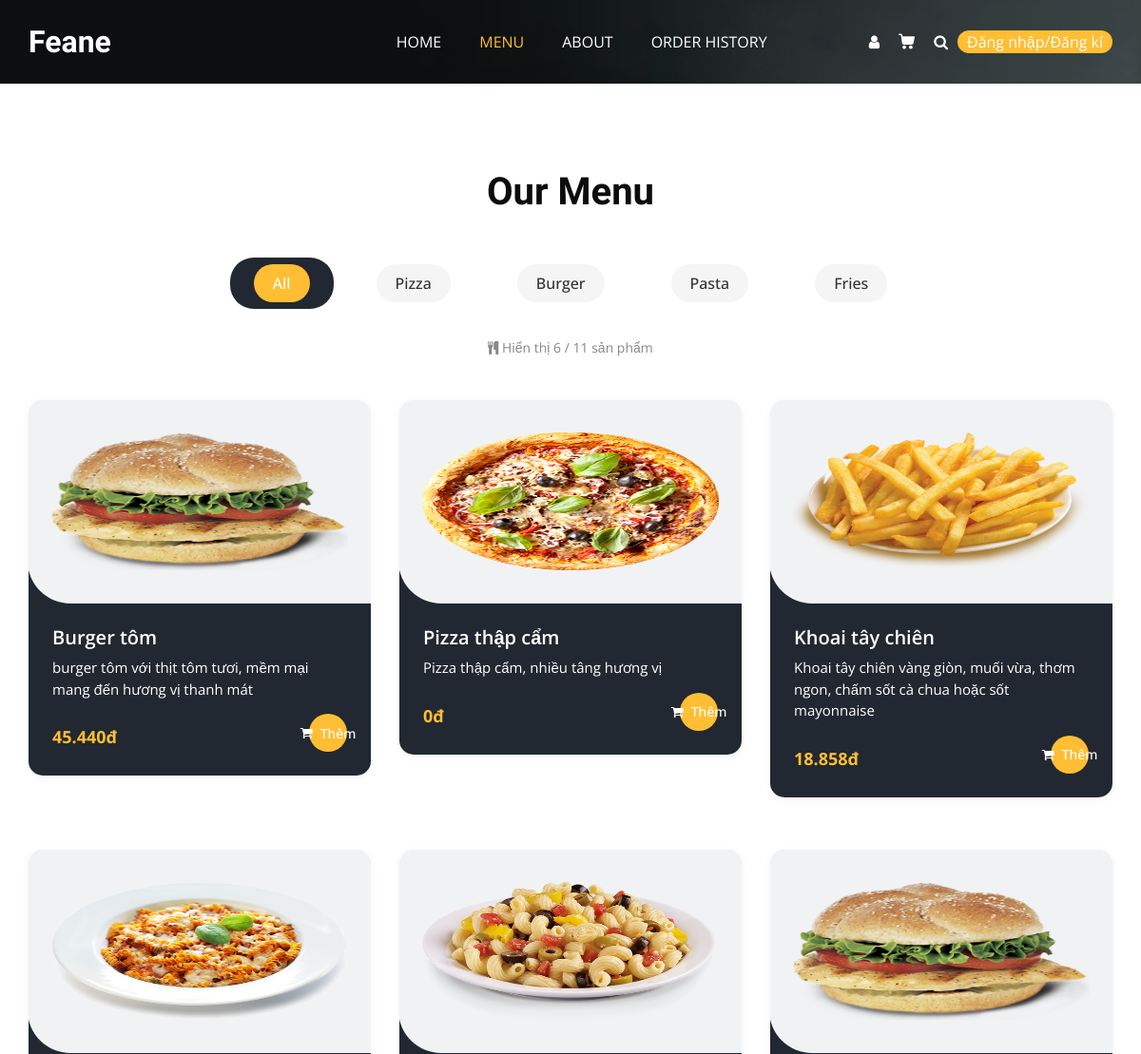
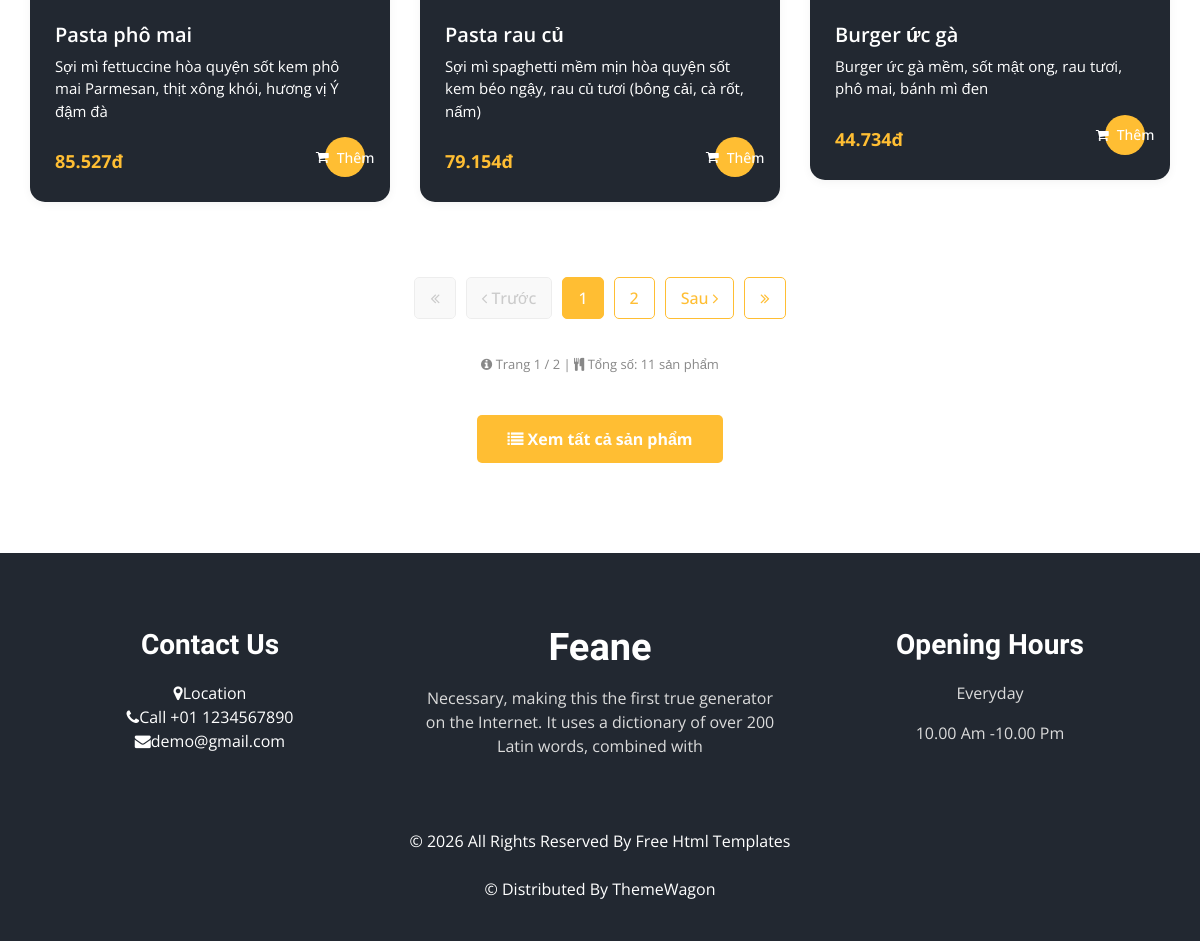
Page /menu.php on the committed database (2 pictures, top to bottom).
### tables this page shows
CREATE TABLE `categories` (
  `id` int(11) NOT NULL,
  `name` varchar(100) NOT NULL,
  `description` text DEFAULT NULL,
  `image` varchar(255) DEFAULT NULL,
  `status` enum('active','inactive') DEFAULT 'active',
  `created_at` timestamp NOT NULL DEFAULT current_timestamp(),
  `updated_at` timestamp NOT NULL DEFAULT current_timestamp() ON UPDATE current_timestamp()
);

CREATE TABLE `products` (
  `id` int(11) NOT NULL,
  `code` varchar(20) NOT NULL,
  `name` varchar(200) NOT NULL,
  `category_id` int(11) NOT NULL,
  `description` text DEFAULT NULL,
  `image` varchar(255) DEFAULT NULL,
  `cost_price` decimal(10,2) NOT NULL,
  `selling_price` decimal(10,2) NOT NULL,
  `stock_quantity` int(11) DEFAULT 0,
  `status` enum('active','inactive') DEFAULT 'active',
  `created_at` timestamp NOT NULL DEFAULT current_timestamp(),
  `updated_at` timestamp NOT NULL DEFAULT current_timestamp() ON UPDATE current_timestamp(),
  `profit_percentage` int(11) DEFAULT NULL
);

### menu.php (the view, shortened to what this page needs)
<?php
require_once __DIR__ . '/includes/db_connection.php';
$page = isset($_GET['page']) ? (int)$_GET['page'] : 1;
$category_slug = isset($_GET['category']) ? $_GET['category'] : 'all';
$limit = 6;
$offset = ($page - 1) * $limit;
$categories_stmt = $pdo->query("SELECT * FROM categories WHERE status = 'active' ORDER BY id ASC");
$categories = $categories_stmt->fetchAll(PDO::FETCH_ASSOC);
$current_category_name = 'All';
$where_clause = "WHERE p.status = 'active'";
$params = [];
$count_stmt = $pdo->prepare("SELECT COUNT(*) FROM products p $where_clause");
$count_stmt->execute($params);
$total_products = $count_stmt->fetchColumn();
$total_pages = max(1, ceil($total_products / $limit));
$sql = "SELECT p.id, p.name, p.description, p.image, p.category_id,
               (p.cost_price * (1 + p.profit_percentage/100)) AS selling_price
        FROM products p
        $where_clause
        ORDER BY p.id DESC
        LIMIT $limit OFFSET $offset";
$stmt = $pdo->prepare($sql);
$stmt->execute($params);
$products = $stmt->fetchAll(PDO::FETCH_ASSOC);
$is_logged_in = isset($_SESSION['user_id']);
$user_info = null;
?>
<!DOCTYPE html>
<html>
<head>
  <link rel="stylesheet" type="text/css" href="css/bootstrap.css" />
  <link rel="stylesheet" type="text/css" href="https://cdnjs.cloudflare.com/ajax/libs/OwlCarousel2/2.3.4/assets/owl.carousel.min.css" />
  <link rel="stylesheet" href="https://cdnjs.cloudflare.com/ajax/libs/jquery-nice-select/1.1.0/css/nice-select.min.css" />
  <link href="css/font-awesome.min.css" rel="stylesheet" />
  <link href="css/style.css" rel="stylesheet" />
  <link href="css/responsive.css" rel="stylesheet" />
</head>
<body class="sub_page">
<div class="hero_area">
  <div class="bg-box">
    <img src="images/hero-bg.jpg" alt="">
  </div>
  <header class="header_section">
    <div class="container">
      <nav class="navbar navbar-expand-lg custom_nav-container">
        <a class="navbar-brand" href="index.php">
          <span>
            Feane
          </span>
        </a>
        <div class="collapse navbar-collapse" id="navbarSupportedContent">
          <ul class="navbar-nav mx-auto">
            <li class="nav-item">
              <a class="nav-link" href="index.php">Home</a>
            </li>
            <li class="nav-item active">
              <a class="nav-link" href="menu.php">Menu <span class="sr-only">(current)</span></a>
            </li>
            <li class="nav-item">
              <a class="nav-link" href="about.php">About</a>
            </li>
            <li class="nav-item">
              <a class="nav-link" href="order_history.php">Order History</a>
            </li>
          </ul>
          <div class="user_option">
            <?php if ($is_logged_in && $user_info): ?>
              <div class="user-dropdown">
                <button class="user-dropdown-btn" id="userDropdownBtn">
                  <div class="user-icon">
                    <?= strtoupper(substr($user_info['full_name'] ?? $user_info['username'], 0, 1)) ?>
                  </div>
                  <span class="user-name">
                    <?= htmlspecialchars($user_info['full_name'] ?: $user_info['username']) ?>
                  </span>
                  <i class="fa fa-chevron-down" style="color: white; font-size: 12px;"></i>
                </button>
                <div class="dropdown-menu-custom" id="userDropdownMenu">
                  <div class="dropdown-header">
                    <div class="dropdown-header-icon">
                      <?= strtoupper(substr($user_info['full_name'] ?? $user_info['username'], 0, 1)) ?>
                    </div>
                    <div class="dropdown-header-info">
                      <h6><?= htmlspecialchars($user_info['full_name'] ?: $user_info['username']) ?></h6>
                      <p><?= htmlspecialchars($user_info['email']) ?></p>
                    </div>
                  </div>
                  <a href="user/profile.php" class="dropdown-item-custom">
                    <i class="fa fa-user"></i>
                    <span>Thông tin tài khoản</span>
                  </a>
                </div>
              </div>
            <?php else: ?>
              <a href="user/login.php" class="user_link">
                <i class="fa fa-user" aria-hidden="true"></i>
              </a>
            <?php endif; ?>
            <a class="cart_link" href="cart.php">
            </a>
            <a href="search.php" class="btn nav_search-btn">
              <i class="fa fa-search" aria-hidden="true"></i>
            </a>
            <div class="order_online">
              <?php if ($is_logged_in): ?>
                <a href="user/logout.php" style="color: white;">
                  Đăng xuất
                </a>
              <?php else: ?>
                <a href="user/login.php" style="color: white;">
                  Đăng nhập/Đăng kí
                </a>
              <?php endif; ?>
            </div>
          </div>
        </div>
      </nav>
    </div>
  </header>
</div>
<section class="food_section layout_padding">
  <div class="container">
    <div class="heading_container heading_center">
      <h2>
        Our Menu
      </h2>
    </div>
    <ul class="filters_menu">
      <li class="<?php echo $category_slug == 'all' ? 'active' : ''; ?>">
        <a href="menu.php?category=all&page=1">All</a>
      </li>
      <?php foreach ($categories as $cat): ?>
        <li class="<?php echo $category_slug == strtolower($cat['name']) ? 'active' : ''; ?>">
          <a href="menu.php?category=<?php echo strtolower($cat['name']); ?>&page=1">
            <?php echo htmlspecialchars($cat['name']); ?>
          </a>
        </li>
      <?php endforeach; ?>
    </ul>
    <div class="result-count">
      <i class="fa fa-cutlery"></i> Hiển thị <?php echo count($products); ?> / <?php echo $total_products; ?> sản phẩm
    </div>
    <div class="filters-content">
      <div class="row grid" id="menu-items-container">
        <?php if (empty($products)): ?>
          <div class="col-12 text-center">
            <div style="padding: 60px 0;">
              <i class="fa fa-exclamation-circle" style="font-size: 48px; color: #ffbe33; margin-bottom: 20px;"></i>
              <h4>Không có sản phẩm nào</h4>
              <p>Danh mục <?php echo htmlspecialchars($current_category_name); ?> hiện chưa có sản phẩm.</p>
              <a href="menu.php?category=all&page=1" class="btn-view-more" style="display: inline-block; margin-top: 15px;">
                Xem tất cả sản phẩm
              </a>
            </div>
          </div>
        <?php else: ?>
          <?php foreach ($products as $product): ?>
            <div class="col-sm-6 col-lg-4">
              <div class="box">
                <a href="product_detail.php?id=<?php echo $product['id']; ?>">
                  <div class="img-box">
                    <img src="<?php echo htmlspecialchars($product['image']); ?>" alt="<?php echo htmlspecialchars($product['name']); ?>">
                  </div>
                </a>
                <div class="detail-box">
                  <h5><?php echo htmlspecialchars($product['name']); ?></h5>
                  <p><?php echo htmlspecialchars($product['description']); ?></p>
                  <div class="options">
                    <h6><?php echo number_format($product['selling_price'], 0, ',', '.'); ?>đ</h6>
                    <?php if ($is_logged_in): ?>
                      <button class="add-to-cart-btn"
                              data-id="<?php echo $product['id']; ?>"
                              data-name="<?php echo htmlspecialchars($product['name']); ?>"
                              data-price="<?php echo $product['selling_price']; ?>"
                              data-image="<?php echo htmlspecialchars($product['image']); ?>">
                        <i class="fa fa-shopping-cart"></i> Thêm
                      </button>
                    <?php else: ?>
                      <a href="user/login.php" class="cart-link-btn">
                        <i class="fa fa-shopping-cart"></i> Thêm
                      </a>
                    <?php endif; ?>
                  </div>
                </div>
              </div>
            </div>
          <?php endforeach; ?>
        <?php endif; ?>
      </div>
    </div>
    <?php if ($total_pages > 1): ?>
    <div class="pagination-container">
      <ul class="pagination">
        <li>
          <?php if ($page > 1): ?>
            <a href="menu.php?category=<?php echo $category_slug; ?>&page=1" title="Trang đầu">
              <i class="fa fa-angle-double-left"></i>
            </a>
          <?php else: ?>
            <a href="#" class="disabled"><i class="fa fa-angle-double-left"></i></a>
          <?php endif; ?>
        </li>
        <li>
          <?php if ($page > 1): ?>
            <a href="menu.php?category=<?php echo $category_slug; ?>&page=<?php echo $page - 1; ?>" title="Trang trước">
              <i class="fa fa-angle-left"></i> Trước
            </a>
          <?php else: ?>
            <a href="#" class="disabled"><i class="fa fa-angle-left"></i> Trước</a>
          <?php endif; ?>
        </li>
        <?php
        $start_page = max(1, $page - 2);
        $end_page = min($total_pages, $page + 2);
        for ($i = $start_page; $i <= $end_page; $i++):
        ?>
          <li>
            <a href="menu.php?category=<?php echo $category_slug; ?>&page=<?php echo $i; ?>" class="<?php echo $i == $page ? 'active' : ''; ?>">
              <?php echo $i; ?>
            </a>
          </li>
        <?php endfor;
        ?>
        <li>
          <?php if ($page < $total_pages): ?>
            <a href="menu.php?category=<?php echo $category_slug; ?>&page=<?php echo $page + 1; ?>" title="Trang sau">
              Sau <i class="fa fa-angle-right"></i>
            </a>
          <?php else: ?>
            <a href="#" class="disabled">Sau <i class="fa fa-angle-right"></i></a>
          <?php endif; ?>
        </li>
        <li>
          <?php if ($page < $total_pages): ?>
            <a href="menu.php?category=<?php echo $category_slug; ?>&page=<?php echo $total_pages; ?>" title="Trang cuối">
              <i class="fa fa-angle-double-right"></i>
            </a>
          <?php else: ?>
            <a href="#" class="disabled"><i class="fa fa-angle-double-right"></i></a>
          <?php endif; ?>
        </li>
      </ul>
    </div>
    <div class="page-info">
      <i class="fa fa-info-circle"></i> Trang <?php echo $page; ?> / <?php echo $total_pages; ?> |
      <i class="fa fa-cutlery"></i> Tổng số: <?php echo $total_products; ?> sản phẩm
    </div>
    <?php endif; ?>
    <div class="view-more-container">
      <a href="menu.php?category=all&page=1" class="btn-view-more">
        <i class="fa fa-list"></i> Xem tất cả sản phẩm
      </a>
    </div>
  </div>
</section>
<footer class="footer_section">
  <div class="container">
    <div class="row">
      <div class="col-md-4 footer-col">
        <div class="footer_contact">
          <h4>
            Contact Us
          </h4>
          <div class="contact_link_box">
    <div><i class="fa fa-map-marker"></i><span>Location</span></div>
    <div><i class="fa fa-phone"></i><span>Call +01 1234567890</span></div>
    <div><i class="fa fa-envelope"></i><span>demo@gmail.com</span></div>
</div>
        </div>
      </div>
      <div class="col-md-4 footer-col">
        <div class="footer_detail">
          <a href="" class="footer-logo">
            Feane
          </a>
          <p>
            Necessary, making this the first true generator on the Internet. It uses a dictionary of over 200 Latin words, combined with
          </p>
        </div>
      </div>
      <div class="col-md-4 footer-col">
        <h4>
          Opening Hours
        </h4>
        <p>
          Everyday
        </p>
        <p>
          10.00 Am -10.00 Pm
        </p>
      </div>
    </div>
    <div class="footer-info">
      <p>
        &copy; <span id="displayYear"></span> All Rights Reserved By
        <a href="https://html.design/">Free Html Templates</a><br><br>
        &copy; <span id="displayYear"></span> Distributed By
        <a href="https://themewagon.com/" target="_blank">ThemeWagon</a>
      </p>
    </div>
  </div>
</footer>
</body>
</html>

### css/responsive.css (style rules this page uses)
@media (min-width: 1200px) { .container { max-width: 1170px; } }

### menu.php (style rules this page uses)
.hero_area { min-height: auto !important; }
.pagination-container { display: flex; justify-content: center; margin-top: 40px; }
.pagination { display: flex; list-style: none; padding: 0; flex-wrap: wrap; justify-content: center; }
.pagination li { margin: 5px; }
.pagination a { display: block; padding: 8px 15px; border: 1px solid #ffbe33; border-radius: 5px; text-decoration: none; color: #ffbe33; transition: all 0.3s; font-weight: 500; }
.pagination a:hover, .pagination a.active { background-color: #ffbe33; color: white; border-color: #ffbe33; }
.pagination a.disabled { pointer-events: none; opacity: 0.5; background-color: #f5f5f5; border-color: #ddd; color: #999; }
.cart_link { position: relative; }
.cart-link-btn { background: #ffbe33; border: none; padding: 10px 15px; border-radius: 30px; display: inline-flex; align-items: center; gap: 8px; color: white; font-weight: 500; font-size: 14px; text-decoration: none; transition: all 0.3s; }
.view-more-container { display: flex; justify-content: center; margin-top: 40px; }
.btn-view-more { background-color: #ffbe33; color: white; padding: 12px 30px; border-radius: 5px; text-decoration: none; font-weight: bold; transition: all 0.3s; display: inline-block; }
.filters_menu { display: flex; justify-content: center; flex-wrap: wrap; list-style: none; padding: 0; margin-bottom: 30px; }
.filters_menu li { margin: 0 10px 10px; }
.filters_menu li a { display: inline-block; padding: 8px 20px; border-radius: 30px; background-color: #f5f5f5; color: #333; text-decoration: none; transition: all 0.3s; font-weight: 500; }
.filters_menu li.active a, .filters_menu li a:hover { background-color: #ffbe33; color: white; }
.box { margin-bottom: 30px; transition: all 0.3s; border-radius: 10px; overflow: hidden; box-shadow: 0 2px 10px rgba(0,0,0,0.05); }
.box .img-box img { width: 100%; transition: transform 0.3s; }
.box .detail-box { padding: 15px; }
.box .options { display: flex; justify-content: space-between; align-items: center; margin-top: 15px; }
.box .options h6 { color: #ffbe33; font-weight: bold; font-size: 18px; margin: 0; }
.result-count { text-align: center; margin-bottom: 20px; color: #888; font-size: 14px; }
.page-info { text-align: center; margin-top: 15px; color: #888; font-size: 13px; }
.detail-box p { color: white !important; line-height: 1.5; margin-bottom: 10px; font-size: 14px; }

### rows in the picture
categories: name "Pizza"
categories: name "Burger"
categories: name "Pasta"
categories: name "Fries"
products: image (picture), name "Burger tôm", description "burger tôm với thịt tôm tươi, mềm mại mang đến hương vị thanh mát", selling_price "45.440"
products: image (picture), name "Pizza thập cẩm", description "Pizza thập cẩm, nhiều tâng hương vị", selling_price "0"
products: image (picture), name "Khoai tây chiên", description "Khoai tây chiên vàng giòn, muối vừa, thơm ngon, chấm sốt cà chua hoặc sốt mayonnaise", selling_price "18.858"
products: image (picture), name "Pasta phô mai", description "Sợi mì fettuccine hòa quyện sốt kem phô mai Parmesan, thịt xông khói, hương vị Ý đậm đà", selling_price "85.527"
products: image (picture), name "Pasta rau củ", description "Sợi mì spaghetti mềm mịn hòa quyện sốt kem béo ngậy, rau củ tươi (bông cải, cà rốt, nấm)", selling_price "79.154"
products: image (picture), name "Burger ức gà", description "Burger ức gà mềm, sốt mật ong, rau tươi, phô mai, bánh mì đen", selling_price "44.734"

### other values in the picture
count($products) "6"
$total_products "11"
$page "1"
$total_pages "2"
